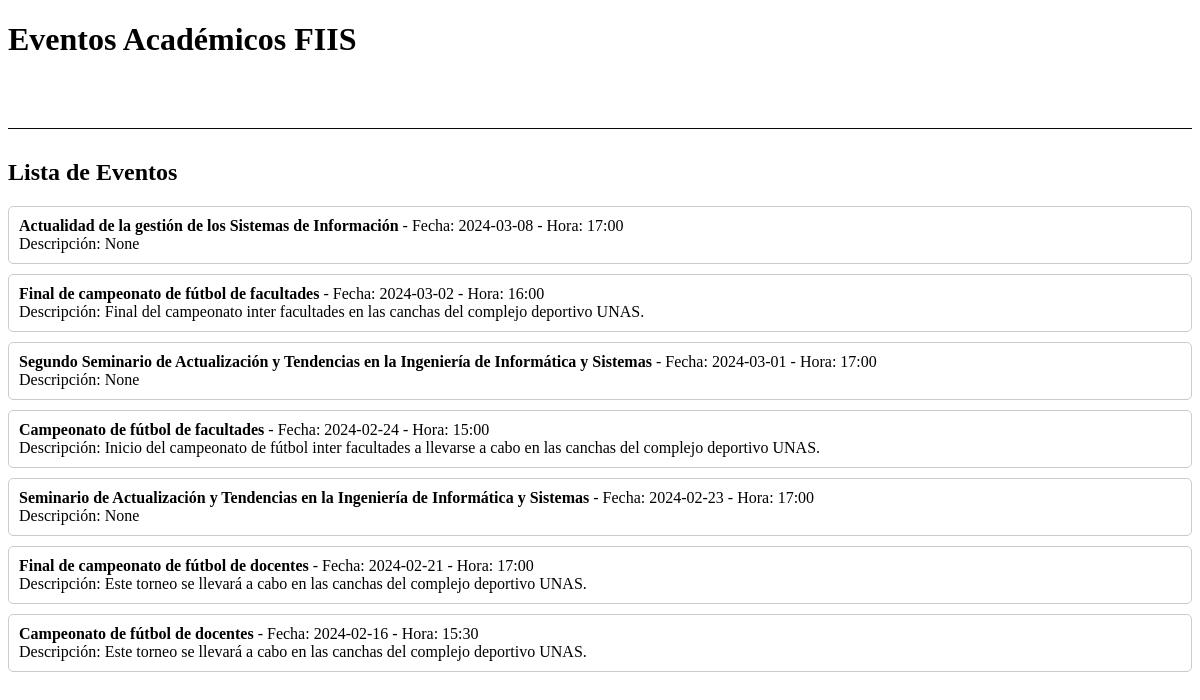
Before: /eventos with the older database file.
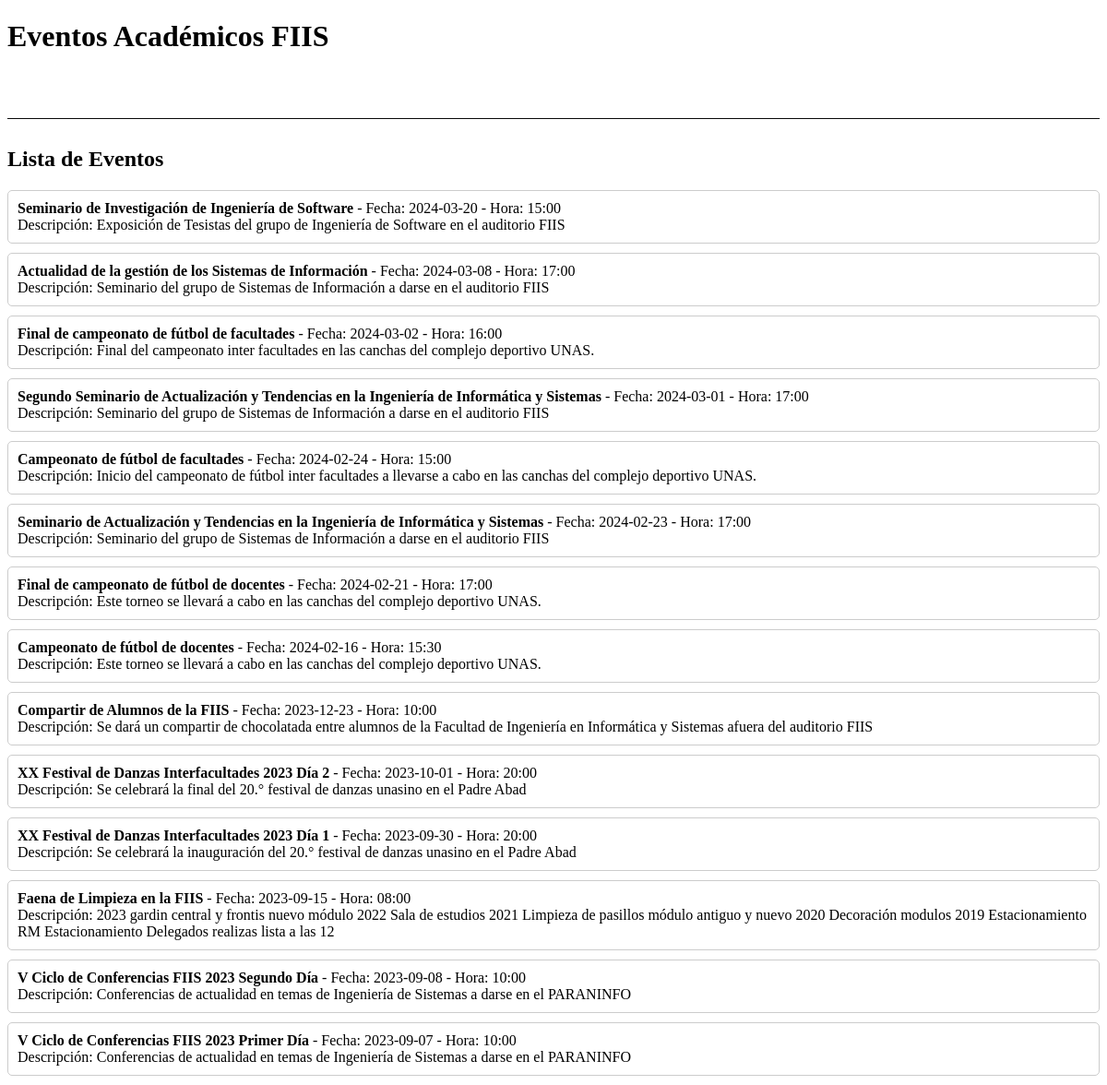
After: the same page with the newer database file.
### tables this page shows
CREATE TABLE eventos_academicos
             (id INTEGER PRIMARY KEY AUTOINCREMENT, nombre text, fecha date, hora time, descripcion TEXT);

### app.py (the view)
@app.route('/eventos')
def mostrar_eventos():
    conn = conectar_bd()
    c = conn.cursor()
    c.execute('SELECT * FROM eventos_academicos ORDER BY fecha DESC')
    eventos = c.fetchall()
    conn.close()
    return render_template('eventos.html', eventos=eventos)

### app.py (called while the page is built)
def conectar_bd():
    return sqlite3.connect(DATABASE)

### templates/eventos.html (shortened to what this page needs)
<!DOCTYPE html>
<html lang="es">
<head>
</head>
<body>
    <h1>Eventos Académicos FIIS</h1>
    <hr>
    <h2>Lista de Eventos</h2>
    <ul>
        {% for evento in eventos %}
            <div class="evento">
                <li>
                    <strong>{{ evento[1] }}</strong> - Fecha: {{ evento[2] }} - Hora: {{ evento[3] }}
                    <br>
                    Descripción: {{ evento[4] }}
                </li>
            </div>
        {% endfor %}
    </ul>
</body>
</html>

Changed rows visible on the page:
added eventos_academicos: nombre "Seminario de Investigación de Ingeniería de Software", fecha "2024-03-20", hora "15:00", descripcion "Exposición de Tesistas del grupo de Ingeniería de Software en el auditorio FIIS"
changed eventos_academicos "Actualidad de la gestión de los Sistemas de Información": descripcion "None" → "Seminario del grupo de Sistemas de Información a darse en el auditorio FIIS"
changed eventos_academicos (number 4 of 14 on the later page): descripcion "None" → "Seminario del grupo de Sistemas de Información a darse en el auditorio FIIS"
changed eventos_academicos (number 6 of 14 on the later page): descripcion "None" → "Seminario del grupo de Sistemas de Información a darse en el auditorio FIIS"
added eventos_academicos: nombre "Compartir de Alumnos de la FIIS", fecha "2023-12-23", hora "10:00", descripcion "Se dará un compartir de chocolatada entre alumnos de la Facultad de Ingeniería en Informática y Sistemas afuera del auditorio FIIS"
added eventos_academicos: nombre "XX Festival de Danzas Interfacultades 2023 Día 2", fecha "2023-10-01", hora "20:00", descripcion "Se celebrará la final del 20.° festival de danzas unasino en el Padre Abad"
added eventos_academicos: nombre "XX Festival de Danzas Interfacultades 2023 Día 1", fecha "2023-09-30", hora "20:00", descripcion "Se celebrará la inauguración del 20.° festival de danzas unasino en el Padre Abad"
added eventos_academicos: nombre "Faena de Limpieza en la FIIS", fecha "2023-09-15", hora "08:00", descripcion "2023 gardin central y frontis nuevo módulo 2022 Sala de estudios 2021 Limpieza de pasillos módulo antiguo y nuevo 2020 Decoración modulos 2019 Estacionamiento RM Estacionamiento Delegados realizas lista a las 12"
added eventos_academicos: nombre "V Ciclo de Conferencias FIIS 2023 Segundo Día", fecha "2023-09-08", hora "10:00", descripcion "Conferencias de actualidad en temas de Ingeniería de Sistemas a darse en el PARANINFO"
added eventos_academicos: nombre "V Ciclo de Conferencias FIIS 2023 Primer Día", fecha "2023-09-07", hora "10:00", descripcion "Conferencias de actualidad en temas de Ingeniería de Sistemas a darse en el PARANINFO"
